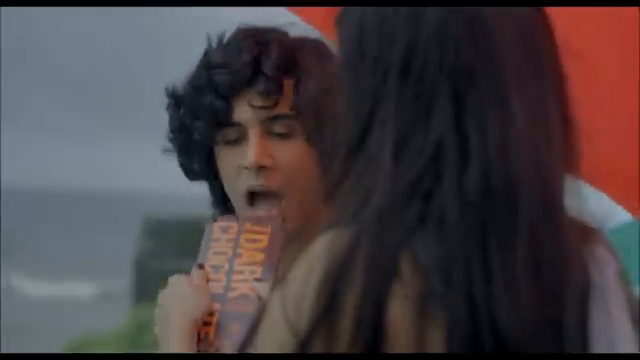
#> input picture frame 270 of IntrusionDetectionSystem/Q4_Amul_Commercial.mp4, 640 x 360 px, given in place of traffic.mp4, which was not available
$ python BackgroundModelVideo.py
#> lines starting #> are read from the running program, lines starting #| are printed output that depends on the picture; after the words box and inside, x2 and y2 are one past the last pixel; in counts of white or black regions, pixels touching at a corner belong together; pictures that were not available may be replaced by others from this repository, and a replacement may not be noted
#DILLIP_S - 234102304 - EE722

import cv2
import numpy as np

def initBackgroundModel(img, initVar):
    meanBakImg = img.astype(np.float32)
    varBakImg = np.full_like(img, initVar, dtype=np.float32)
    #print(meanBakImg.shape, varBakImg.shape)
    return meanBakImg, varBakImg

def foregroundExtraction(img, meanBakImg, varBakImg, _lambda):
    noisyChangeImg = np.abs(img - meanBakImg)/np.sqrt(varBakImg)
    mask = np.max(noisyChangeImg, axis=2) > _lambda
    return mask.astype(np.uint8) * 255

def updateBackgroundModel(meanBakImg, varBakImg, img, alpha):
    meanBakImg = (1-alpha) * meanBakImg + alpha*img
    varBakImg =(1- alpha) * (varBakImg+ alpha*(img-meanBakImg)**2)
    return meanBakImg, varBakImg

def detectShadow(changeImg, modThreshold):
    # Apply morphological operations to the binary image
    kernel = np.ones((3, 3), np.uint8)
    morphed_image = cv2.dilate(changeImg, kernel)

    # Perform connected component analysis
    num_labels, labels, stats, centroids = cv2.connectedComponentsWithStats(morphed_image, connectivity=8)

    # Remove shadow regions based on area or intensity threshold
    for label in range(1, num_labels):  # Skip background label 0
        region_area = stats[label, cv2.CC_STAT_AREA]
        # Example: Remove regions with area less than threshold
        if region_area < modThreshold:
            morphed_image[labels == label] = 0

    return morphed_image    # Shadow detection implementation


def noiseRemoval(change_mask, neighborhood_size=(4, 4), eta_v=0.6):

    kernel = np.ones(neighborhood_size, np.uint8)
    dilated_mask = cv2.erode(change_mask.astype(np.uint8), kernel)
    voting_result = dilated_mask / np.sum(kernel)
    voting_result = voting_result > eta_v

    return voting_result.astype(np.uint8) * 255


if __name__ == '__main__':

    # Initialization
    SOURCE = r'traffic.mp4'  # Video source
    initVar = 16  # Initial variance value
    _lambda = 3  # Lambda threshold for foreground extraction
    alpha = 0.00001 # Learning rate for background model update

    video_capture = cv2.VideoCapture(SOURCE)
    ret, img = video_capture.read()
#> img is the input picture: shape (360, 640, 3); mean B, G, R 67.2, 64.3, 72.7

    meanBakImg, varBakImg = initBackgroundModel(img, initVar)
#> varBakImg: shape (360, 640, 3) float32; every value is 16
    while True:
        ret, img = video_capture.read()
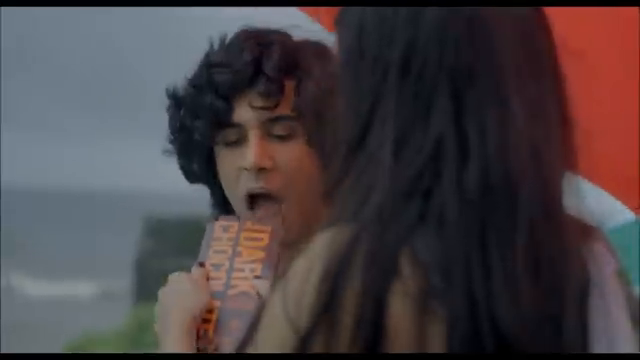
#> input picture frame 271 of IntrusionDetectionSystem/Q4_Amul_Commercial.mp4, 640 x 360 px, given in place of traffic.mp4, which was not available
#> img is the input picture: shape (360, 640, 3); mean B, G, R 67.5, 64.5, 72.8
        if not ret:
            break


        # Operation
        noisyChangeImg = foregroundExtraction(img, meanBakImg, varBakImg, _lambda)
#> in foregroundExtraction, `noisyChangeImg = np.abs(img - meanBakImg)/np.sqrt(varBakImg)`:
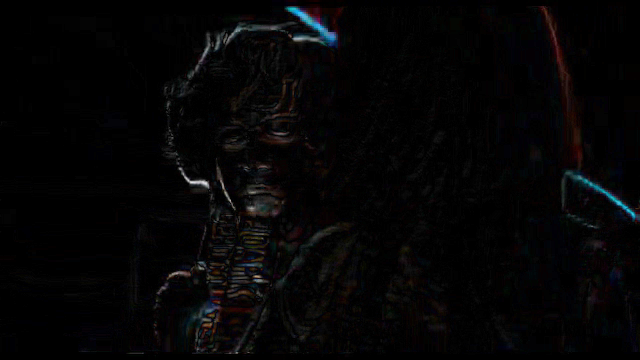
#> noisyChangeImg: shape (360, 640, 3) float32; mean B, G, R 0.6, 0.5, 0.5; drawn with min black and max white
#> in foregroundExtraction, `mask = np.max(noisyChangeImg, axis=2) > _lambda`:
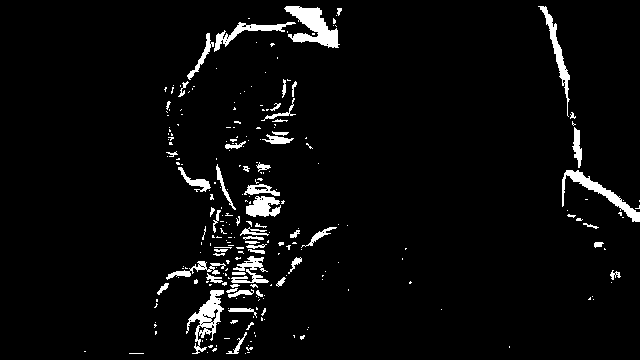
#> mask: shape (360, 640) bool; 4.2% white; 256 white regions (198 under 20 px), largest, box (x1, y1, x2, y2) and area: (284, 6, 340, 48) 1147, (186, 290, 224, 354) 864, (562, 170, 640, 222) 830
        changeImg = noiseRemoval(noisyChangeImg)  # Noisy change image can be passed to voting function if needed
#> in noiseRemoval, `dilated_mask = cv2.erode(change_mask.astype(np.uint8), kernel)`:
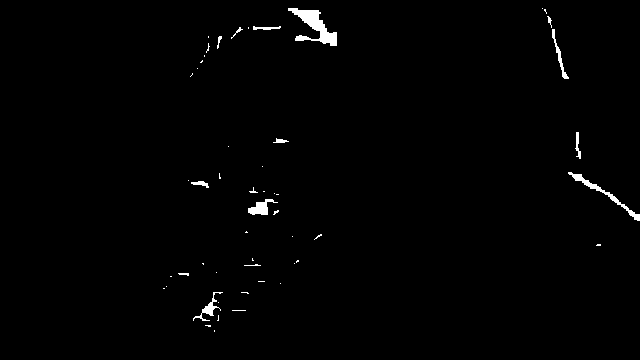
#> dilated_mask: shape (360, 640); 0.98% white; 52 white regions (38 under 20 px), largest, box (x1, y1, x2, y2) and area: (288, 8, 337, 46) 729, (568, 172, 640, 221) 367, (248, 199, 278, 215) 231
        shadowDetChangeImg = detectShadow(changeImg, 150)  # Modulation threshold for shadow detection
#> in detectShadow, `morphed_image = cv2.dilate(changeImg, kernel)`:
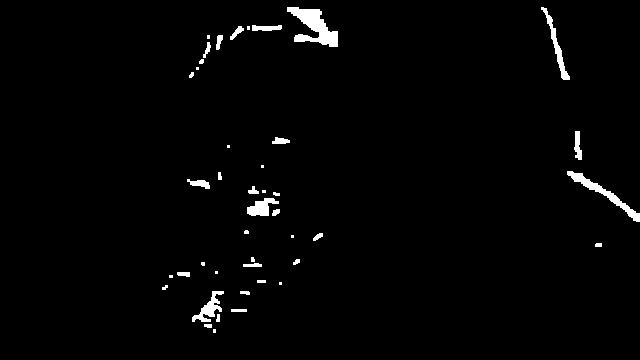
#> morphed_image: shape (360, 640); 1.8% white; 43 white regions (14 under 20 px), largest, box (x1, y1, x2, y2) and area: (287, 7, 338, 47) 975, (567, 171, 640, 222) 604, (541, 7, 570, 80) 398
#> in detectShadow, `num_labels, labels, stats, centroids = cv2.connectedComponentsWithStat..`:
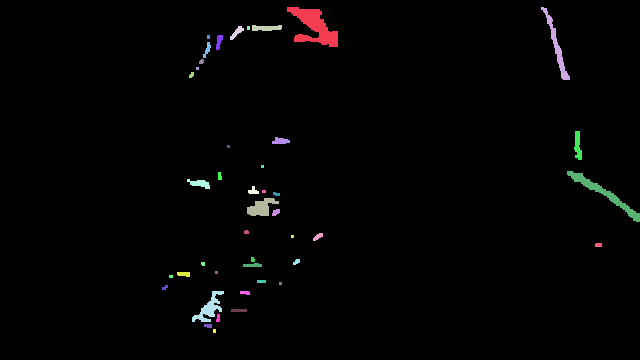
#> labels: shape (360, 640) int32; 44 distinct labels, from 0 to 43; one colour per label, 0 black
#> in detectShadow, `num_labels, labels, stats, centroids = cv2.connectedComponentsWithStat..`: num_labels = 44; stats = 44 rows, first 6: [0, 0, 640, 360, 226237], [287, 7, 51, 40, 975], [541, 7, 29, 73, 398], [252, 25, 30, 6, 143], [230, 26, 14, 14, 80], [247, 26, 3, 4, 12]; centroids = 44 pairs, first value 164.6 to 603.9, second value 26.49 to 330.5
#> the loop in detectShadow, `for label in range(1, num_labels):` made 43 passes
#> region_area on passes 1, 2, 3, 4, 7, 8, 9, 11, 12, 13, 16, 17: 975, 398, 143, 80, 69, 57, 21, 22, 154, 90, 604, 28
#> after the loop in detectShadow, `for label in range(1, num_labels):`:
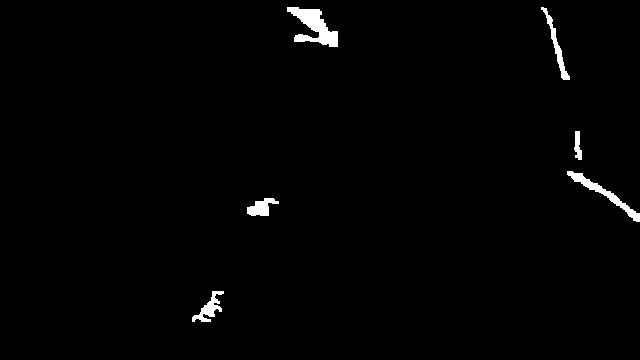
#> morphed_image: shape (360, 640); 1.2% white; 6 white regions, box (x1, y1, x2, y2) and area: (287, 7, 338, 47) 975, (567, 171, 640, 222) 604, (541, 7, 570, 80) 398, (192, 291, 224, 322) 378, (247, 198, 279, 216) 333, (574, 131, 582, 160) 154
        meanBakImg, varBakImg = updateBackgroundModel(meanBakImg, varBakImg, img, alpha)
        meanImg = meanBakImg.round().astype(np.uint8)

        # Display the processed frame

        cv2.imshow('Frame', img)
        cv2.imshow('Mean Image', meanImg)
        cv2.imshow('Foreground Mask', noisyChangeImg )  # Scaling to 0-255 for visualization
        cv2.imshow('Intrusion',shadowDetChangeImg)


        # Check for key press to exit
        if cv2.waitKey(1) & 0xFF == ord('q'):
#> (key q is pressed here)
            break

    # Release video stream and close OpenCV windows
    video_capture.release()
    cv2.destroyAllWindows()


#DILLIP_S - 234102304 - EE722

$ run again, starting later in the video
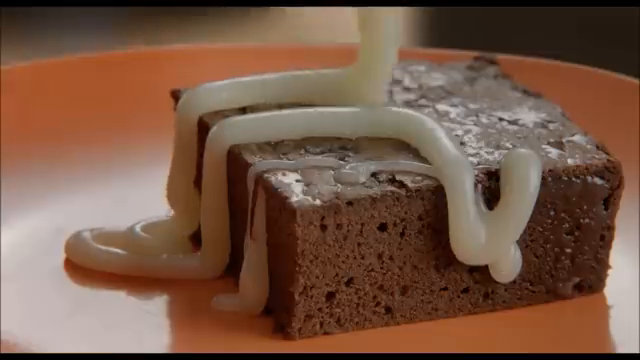
#> input picture frame 1216 of IntrusionDetectionSystem/Q4_Amul_Commercial.mp4, 640 x 360 px, given in place of traffic.mp4, which was not available
#> img is the input picture: shape (360, 640, 3); mean B, G, R 68.8, 87.2, 119.7
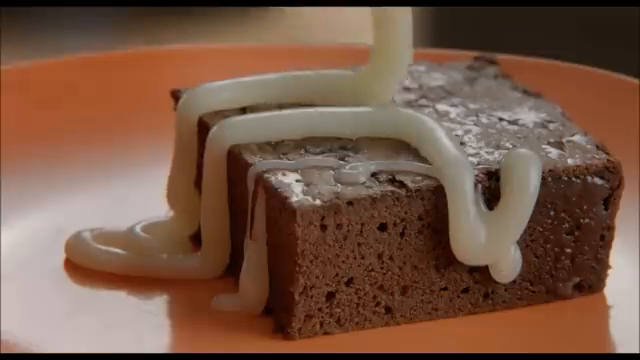
#> input picture frame 1217 of IntrusionDetectionSystem/Q4_Amul_Commercial.mp4, 640 x 360 px, given in place of traffic.mp4, which was not available
#> img is the input picture: shape (360, 640, 3); mean B, G, R 68.9, 87.3, 119.9
#> mask: shape (360, 640) bool; 2.2% white; 89 white regions (78 under 20 px), largest, box (x1, y1, x2, y2) and area: (332, 6, 419, 104) 4086, (354, 149, 384, 165) 209, (381, 106, 420, 116) 138
#> dilated_mask: shape (360, 640); 1.2% white; 14 white regions (10 under 20 px), largest, box (x1, y1, x2, y2) and area: (346, 8, 414, 101) 2719, (391, 80, 402, 87) 50, (371, 158, 383, 161) 29, (360, 156, 367, 163) 25
#> labels: shape (360, 640) int32; 14 distinct labels, from 0 to 13
#> num_labels = 14; stats = 14 rows, first 6: [0, 0, 640, 360, 226623], [345, 7, 70, 95, 3397], [415, 46, 3, 3, 9], [394, 70, 6, 7, 34], [405, 77, 3, 3, 9], [390, 79, 13, 9, 90]; centroids = 14 rows, first 8: [318.4, 181.5], [382.7, 49.91], [416, 47], [396.6, 73.06], [406, 78], [395.8, 83.27], [363.3, 109.4], [395, 109.4]
#> the loop in detectShadow, `for label in range(1, num_labels):` made 13 passes
#> region_area on passes 1, 3, 5, 6, 7, 8, 10, 11: 3397, 34, 90, 43, 23, 22, 57, 63
#> after the loop in detectShadow, `for label in range(1, num_labels):`:
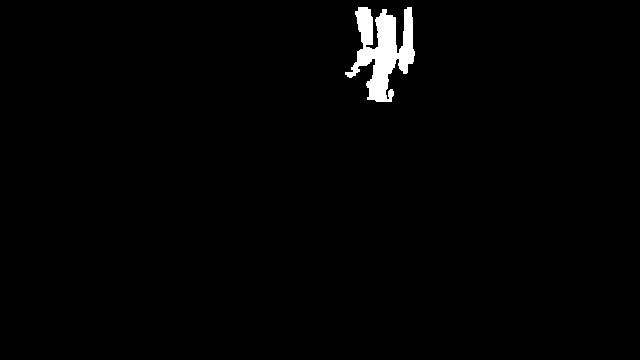
#> morphed_image: shape (360, 640); 1.5% white; 1 white region, box (x1, y1, x2, y2) and area: (345, 7, 415, 102) 3397

$ run again, starting later in the video
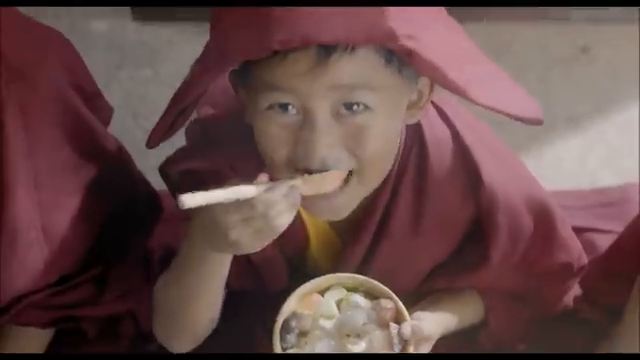
#> input picture frame 2162 of IntrusionDetectionSystem/Q4_Amul_Commercial.mp4, 640 x 360 px, given in place of traffic.mp4, which was not available
#> img is the input picture: shape (360, 640, 3); mean B, G, R 73.4, 74.9, 102.9
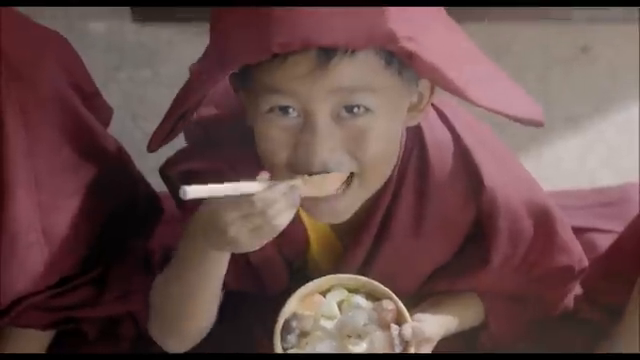
#> input picture frame 2163 of IntrusionDetectionSystem/Q4_Amul_Commercial.mp4, 640 x 360 px, given in place of traffic.mp4, which was not available
#> img is the input picture: shape (360, 640, 3); mean B, G, R 73.8, 75.3, 103.3
#> mask: shape (360, 640) bool; 7.4% white; 404 white regions (316 under 20 px), largest, box (x1, y1, x2, y2) and area: (172, 170, 284, 214) 2026, (183, 202, 312, 354) 1087, (228, 39, 372, 75) 1039
#> dilated_mask: shape (360, 640); 1.1% white; 134 white regions (120 under 20 px), largest, box (x1, y1, x2, y2) and area: (176, 180, 267, 213) 1113, (214, 275, 227, 327) 120, (149, 292, 157, 340) 114
#> labels: shape (360, 640) int32; 89 distinct labels, from 0 to 88
#> num_labels = 89; stats = 89 rows, first 6: [0, 0, 640, 360, 224909], [317, 41, 33, 8, 187], [206, 44, 3, 3, 9], [349, 44, 21, 16, 137], [295, 47, 3, 3, 9], [406, 46, 11, 7, 44]; centroids = 89 pairs, first value 14 to 586, second value 44.18 to 350
#> the loop in detectShadow, `for label in range(1, num_labels):` made 88 passes
#> region_area on passes 1, 3, 5, 8, 10, 11, 12, 13: 187, 137, 44, 33, 57, 149, 25, 90
#> after the loop in detectShadow, `for label in range(1, num_labels):`:
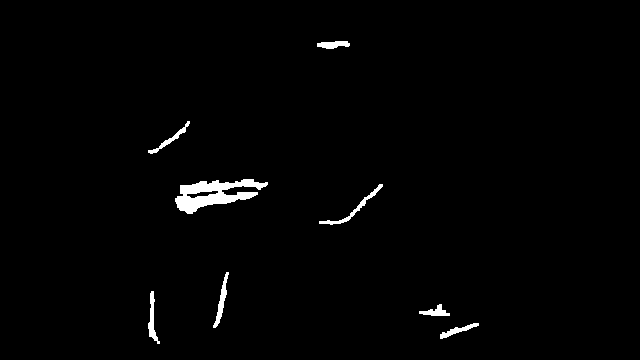
#> morphed_image: shape (360, 640); 1.4% white; 8 white regions, largest, box (x1, y1, x2, y2) and area: (175, 179, 268, 214) 1557, (319, 184, 383, 225) 290, (213, 272, 229, 328) 263
